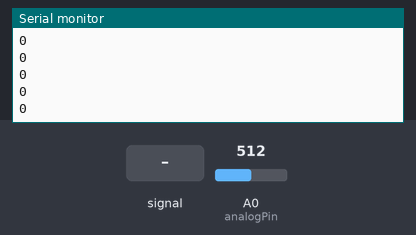
A sketch run on a simulated Arduino Uno, built with avr-gcc and run on an emulated ATmega328P. Parts: the last lines printed to the serial monitor. Inputs (shaded band) come from the test bench; at power-on: A0 (analogPin) = 512.

Above: at 1.2 s.
1.3 s: A0 (analogPin) fed a 200 Hz sine of ±81 counts around its level
At 1.42 s:
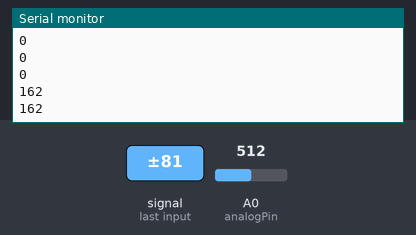
2.8 s: A0 (analogPin) set to 610
At 2.84 s:
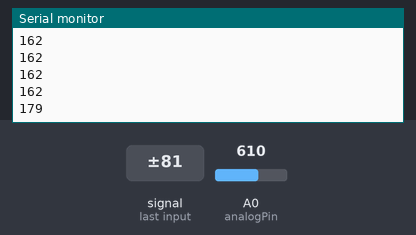
4.3 s: A0 (analogPin) fed a 1000 Hz sine of ±255 counts around its level
At 4.32 s:
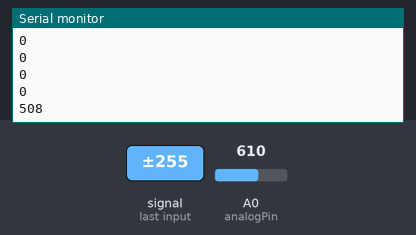
5.8 s: A0 (analogPin) set to 590
At 5.8 s:
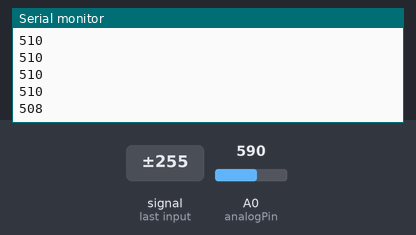
Timing chart, 0 to 8.3 s (numbered marks = the images above; inputs shaded):
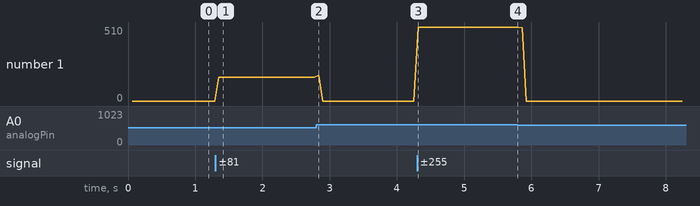

Measured:
- after the input at 1.3 s, the serial monitor: prints a new line after 0.05 s (image 1)
- after the input at 2.8 s, the serial monitor: prints a new line at once (image 2)
- after the input at 4.3 s, the serial monitor: prints a new line at once (image 3)
- plotted number 1: 0 → 162 after the input at 1.3 s, 0 → 508 after the input at 4.3 s

The sketch:

MinMax.ino
```cpp
const int analogPin = 0;

void setup() {
    Serial.begin(9600);
}

void loop() {
    int mn = 1024; // mn only decreases
    int mx = 0;    // mx only increases

    // Perform 10000 reads. Update mn and mx for each one.
    for (int i = 0; i < 600; ++i) {
        int val = analogRead(analogPin);
        mn = min(mn, val);
        mx = max(mx, val);
    }

    // Send min, max and delta over Serial
//    Serial.print("m=");
//    Serial.print(mn);
//    Serial.print(" M=");
//    Serial.print(mx);
//    Serial.print(" D=");
    Serial.println(mx-mn);
//    Serial.println();
}
```
